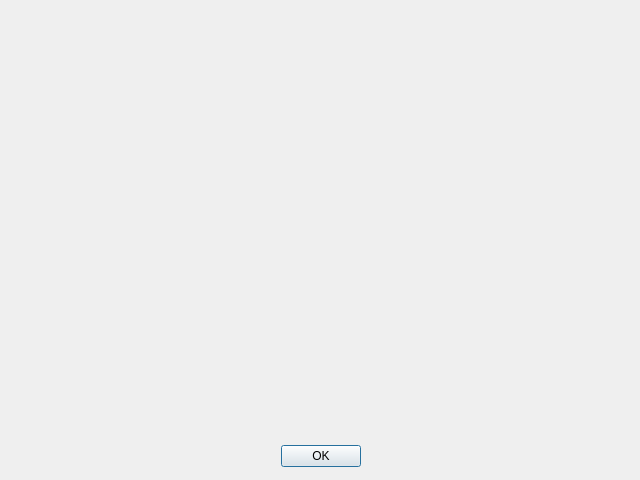
<?xml version="1.0" encoding="UTF-8"?>
<ui version="4.0">
 <class>parametersdialog</class>
 <widget class="QDialog" name="parametersdialog">
  <property name="geometry">
   <rect>
    <x>0</x>
    <y>0</y>
    <width>640</width>
    <height>480</height>
   </rect>
  </property>
  <property name="windowTitle">
   <string>Dialog</string>
  </property>
  <widget class="QDialogButtonBox" name="buttonBox">
   <property name="geometry">
    <rect>
     <x>280</x>
     <y>440</y>
     <width>81</width>
     <height>32</height>
    </rect>
   </property>
   <property name="orientation">
    <enum>Qt::Orientation::Horizontal</enum>
   </property>
   <property name="standardButtons">
    <set>QDialogButtonBox::StandardButton::Ok</set>
   </property>
  </widget>
 </widget>
 <resources/>
 <connections>
  <connection>
   <sender>buttonBox</sender>
   <signal>accepted()</signal>
   <receiver>parametersdialog</receiver>
   <slot>accept()</slot>
   <hints>
    <hint type="sourcelabel">
     <x>248</x>
     <y>254</y>
    </hint>
    <hint type="destinationlabel">
     <x>157</x>
     <y>274</y>
    </hint>
   </hints>
  </connection>
  <connection>
   <sender>buttonBox</sender>
   <signal>rejected()</signal>
   <receiver>parametersdialog</receiver>
   <slot>reject()</slot>
   <hints>
    <hint type="sourcelabel">
     <x>316</x>
     <y>260</y>
    </hint>
    <hint type="destinationlabel">
     <x>286</x>
     <y>274</y>
    </hint>
   </hints>
  </connection>
 </connections>
</ui>
